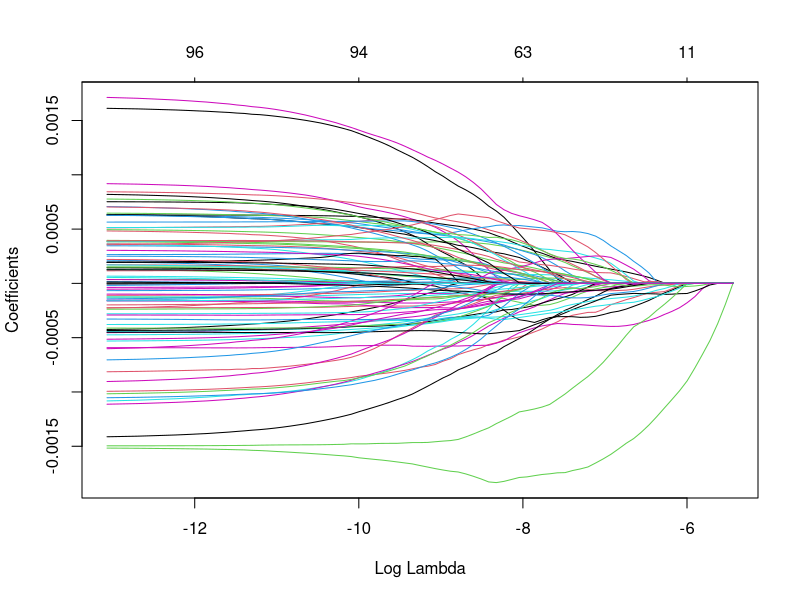
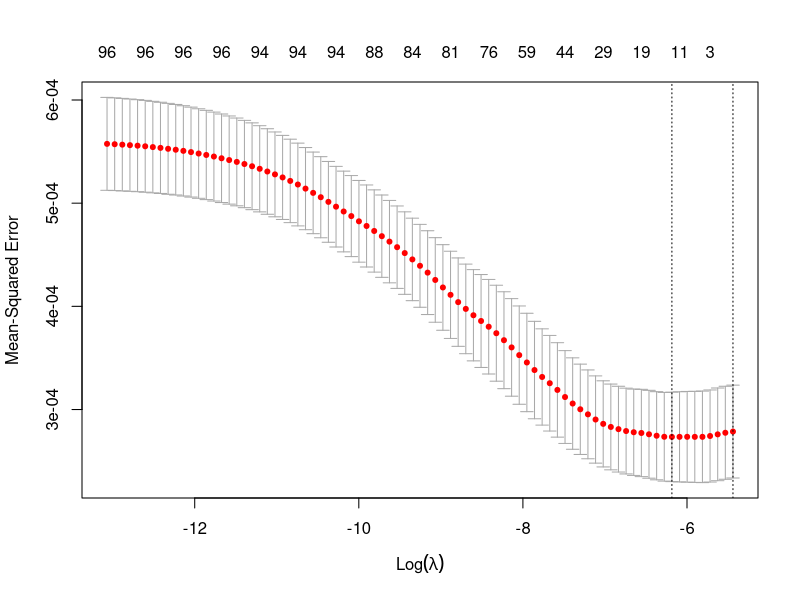
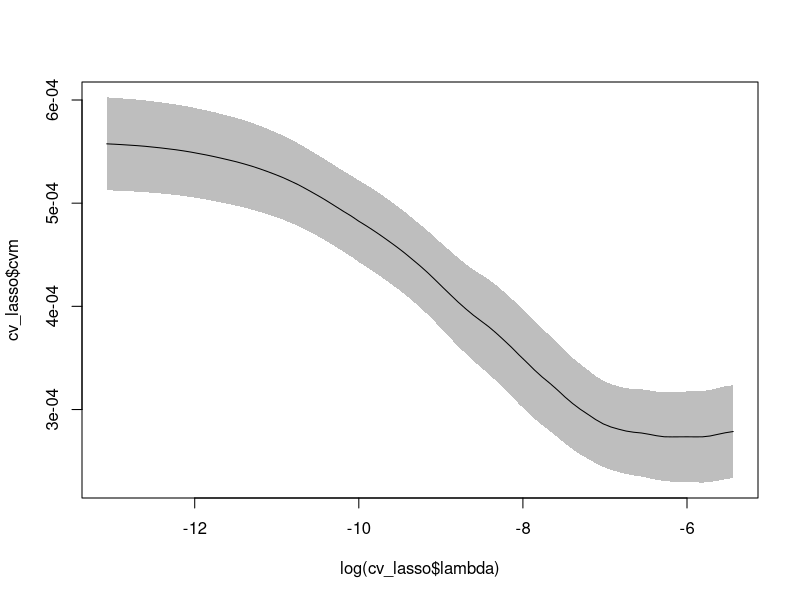
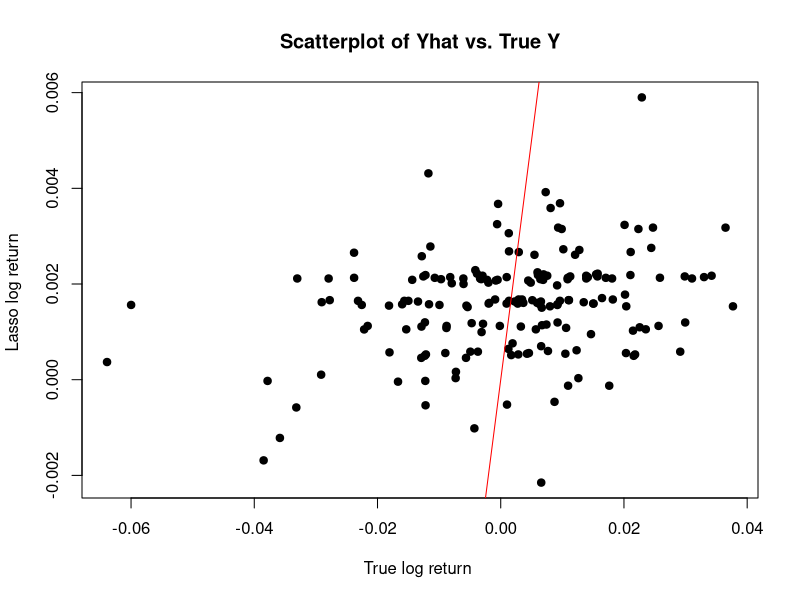
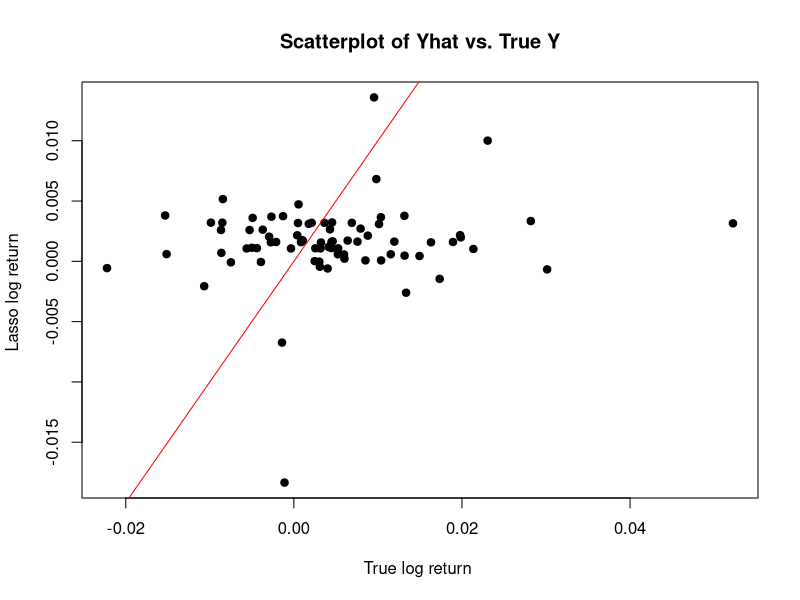

Write R code to recreate these figures, in order.
## ---- chunk 1
knitr::opts_chunk$set(echo = TRUE)
library(glmnet)
## ---- chunk 2
data = read.table('trends_train.csv', sep = ",",header=TRUE)
data$Week = as.Date(as.character(data$Week), format = "%Y-%m-%d")
#class(data$Week)
search.vol = data.frame(data[,2:(ncol(data)-1)])
#check
colnames(search.vol[96]) == colnames(data[97])

fit_lasso = glmnet(as.matrix(search.vol),as.matrix(data$logret),family='gaussian',alpha=1)
#fit_lasso$lambda
plot(fit_lasso,xvar='lambda')
## ---- chunk 3
cv_lasso = cv.glmnet(as.matrix(search.vol),as.matrix(data$logret),family='gaussian',alpha=1)
names(cv_lasso)
plot(cv_lasso)

#We can pull out the mean, sd, upper, and lower bounds with
cmv = cv_lasso$cvm
cvup = cv_lasso$cvup
cvlo = cv_lasso$cvlo
#so we can make pretty custom plots, like
plot(log(cv_lasso$lambda),cv_lasso$cvm,ylim=c(min(cv_lasso$cvlo),max(cv_lasso$cvup)),type='l')
polygon(c(log(cv_lasso$lambda),rev(log(cv_lasso$lambda))),c(cv_lasso$cvup,rev(cv_lasso$cvlo)),col='grey',border=NA)
lines(log(cv_lasso$lambda),cv_lasso$cvm)
## ---- chunk 4
cv_lasso = cv.glmnet(as.matrix(search.vol),as.matrix(data$logret),family='gaussian',alpha=1)

#we can also directly access the chosen values of lambda
Lambda.min = cv_lasso$lambda.min
Lambda.1se = cv_lasso$lambda.1se

#Number of predictor when Lambda is the minimum
sum(as.logical(coef(fit_lasso,s=Lambda.min)))

#Number of predictor when Lambda is 1se
sum(as.logical(coef(fit_lasso,s=Lambda.1se)))
## ---- chunk 5
set.seed(1)
yhat_lasso = predict(fit_lasso,newx=as.matrix(search.vol),s=Lambda.min)
plot(data$logret,yhat_lasso,main="Scatterplot of Yhat vs. True Y",
   xlab="True log return ", ylab="Lasso log return ", pch=19)
#abline(h=mean(yhat_lasso),v=mean(data$logret),col="blue")
abline(0,1, col="red")
mean((yhat_lasso-data$logret)^2)
## ---- chunk 6
set.seed(1)
for (i in 1:nrow(data)){
  yhat_i = predict(fit_lasso,newx=as.matrix(search.vol[i,]),s=Lambda.min)
  if (yhat_i >= 0){
    data$expret[i] = data$logret[i]
  }else{
    data$expret[i] = - data$logret[i]
  }
  #print(yhat_i)
}
sum(data$expret)
sum(data$logret)
## ---- chunk 7
set.seed(1)
test = read.table('trends_test.csv', sep = ",",header=TRUE)
yhat_lasso_test = predict(fit_lasso,newx=as.matrix(test[,2:(ncol(test)-1)]),s=Lambda.min)
plot(test$logret,yhat_lasso_test,main="Scatterplot of Yhat vs. True Y",
   xlab="True log return ", ylab="Lasso log return ", pch=19)
#abline(h=mean(yhat_lasso),v=mean(data$logret),col="blue")
abline(0,1, col="red")

test_search = test[,2:(ncol(test)-1)]

for (i in 1:nrow(test)){
  yhat_i = predict(fit_lasso,newx=as.matrix(test_search[i,]),s=Lambda.min)
  if (yhat_i >= 0){
    test$expret[i] = test$logret[i]
  }else{
    test$expret[i] = - test$logret[i]
  }
  #print(yhat_i)
}
sum(test$expret)
sum(test$logret)
